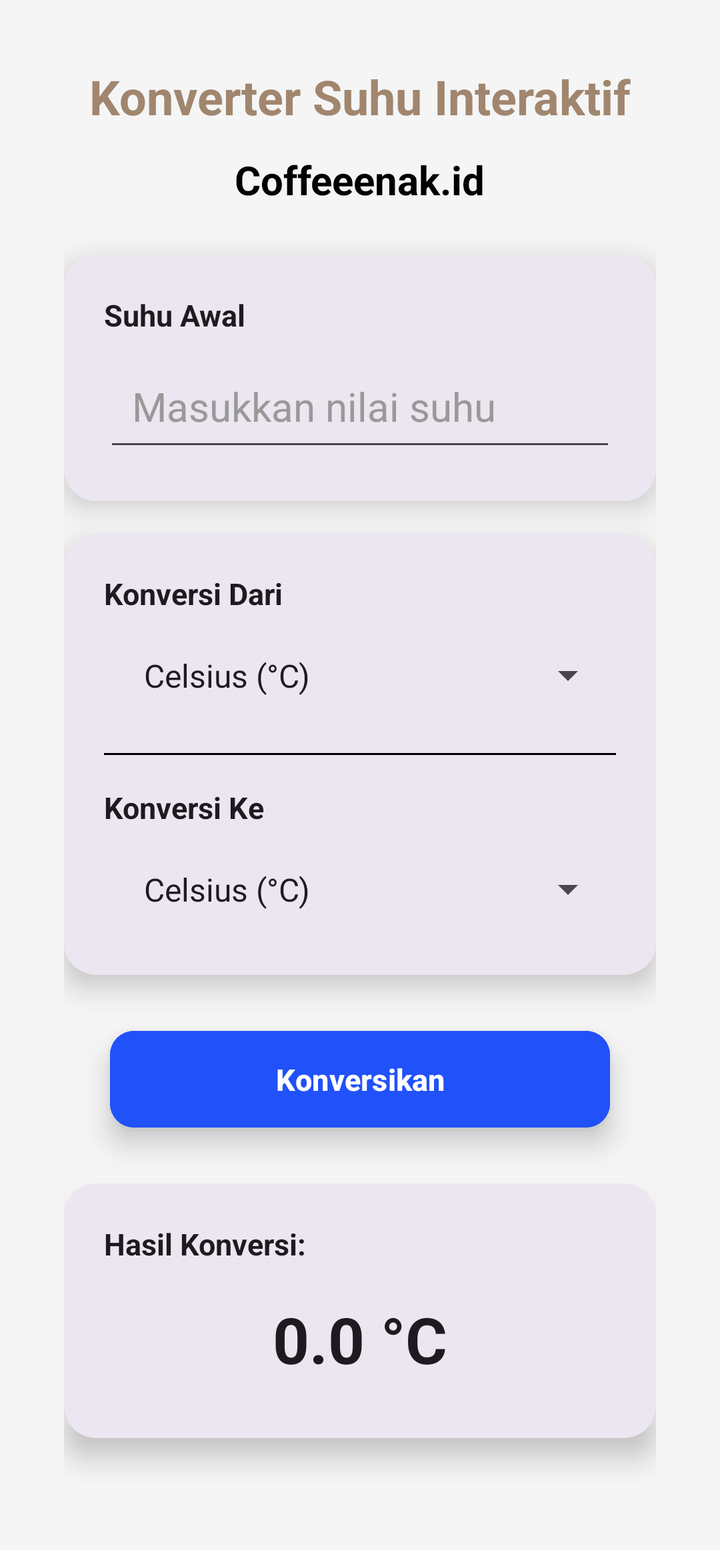
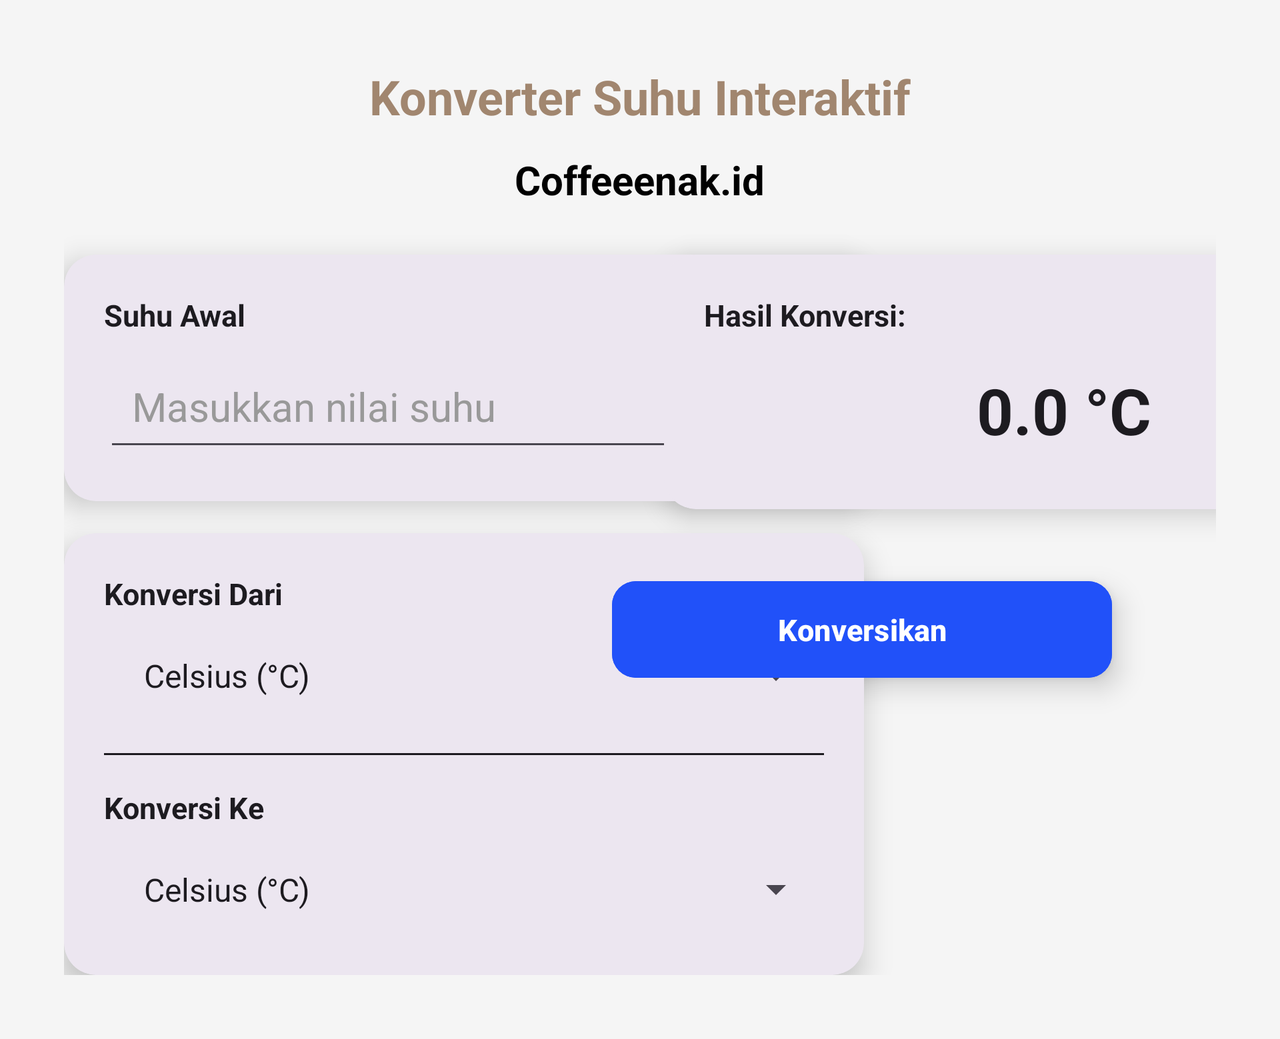

Two renders of one Android screen. The first uses the default layout on a phone; the second uses the alternative layout the repository ships for a different screen configuration, on a matching device. The two XML files are below.
<!-- AndroidManifest.xml: application theme Theme.AplikasiPertama -->
<!-- res/layout/activity_temperatur.xml -->
<?xml version="1.0" encoding="utf-8"?>
<ScrollView
    xmlns:android="http://schemas.android.com/apk/res/android"
    xmlns:app="http://schemas.android.com/apk/res-auto"
    xmlns:tools="http://schemas.android.com/tools"
    android:layout_width="match_parent"
    android:layout_height="match_parent"
    android:padding="16dp"
    android:background="@color/colorScreenBackground">

    <androidx.constraintlayout.widget.ConstraintLayout
        android:id="@+id/main"
        android:layout_width="match_parent"
        android:layout_height="wrap_content"
        android:padding="16dp"
        tools:context=".Temperatur">

        
        <TextView
            android:id="@+id/judul"
            android:layout_width="0dp"
            android:layout_height="wrap_content"
            android:text="Konverter Suhu Interaktif"
            android:textSize="24sp"
            android:textStyle="bold"
            android:textColor="#A1866F"
            android:gravity="center"
            android:paddingBottom="8dp"
            android:layout_marginBottom="16dp"
            app:layout_constraintTop_toTopOf="parent"
            app:layout_constraintStart_toStartOf="parent"
            app:layout_constraintEnd_toEndOf="parent" />

        
        <TextView
            android:id="@+id/kopienak"
            android:layout_width="wrap_content"
            android:layout_height="wrap_content"
            android:text="Coffeeenak.id"
            android:textColor="@color/colorPrimaryText"
            android:textSize="20sp"
            android:textStyle="bold"
            app:layout_constraintTop_toBottomOf="@id/judul"
            app:layout_constraintStart_toStartOf="parent"
            app:layout_constraintEnd_toEndOf="parent"
            android:layout_gravity="center"
            android:layout_marginTop="4dp" />

        
        <androidx.cardview.widget.CardView
            android:id="@+id/card_input"
            android:layout_width="0dp"
            android:layout_height="wrap_content"
            android:layout_marginTop="24dp"
            app:cardCornerRadius="16dp"
            app:cardElevation="8dp"
            app:cardBackgroundColor="?attr/colorSurfaceContainerHigh"
            app:layout_constraintTop_toBottomOf="@id/kopienak"
            app:layout_constraintStart_toStartOf="parent"
            app:layout_constraintEnd_toEndOf="parent">

            <LinearLayout
                android:layout_width="match_parent"
                android:layout_height="wrap_content"
                android:orientation="vertical"
                android:padding="20dp"
                app:tint="?attr/colorOnSurface">

                <TextView
                    android:layout_width="match_parent"
                    android:layout_height="wrap_content"
                    android:text="Suhu Awal"
                    android:textSize="15sp"
                    android:textStyle="bold"
                    android:textColor="?attr/colorOnSurface"
                    android:layout_marginBottom="8dp"/>

                <EditText
                    android:id="@+id/et_input_temp"
                    android:layout_width="match_parent"
                    android:layout_height="wrap_content"
                    android:hint="Masukkan nilai suhu"
                    android:inputType="numberDecimal|numberSigned"
                    android:padding="14dp"
                    android:textColorHint="@color/colorHint"
                    android:textSize="20sp"
                    app:tint="?attr/colorOnSurface"
                    tools:ignore="Autofill" />
            </LinearLayout>
        </androidx.cardview.widget.CardView>


        
        <androidx.cardview.widget.CardView
            android:id="@+id/card_spinner"
            android:layout_width="0dp"
            android:layout_height="wrap_content"
            android:layout_marginTop="16dp"
            app:cardCornerRadius="16dp"
            app:cardBackgroundColor="?attr/colorSurfaceContainerHigh"
            app:cardElevation="8dp"
            app:layout_constraintTop_toBottomOf="@id/card_input"
            app:layout_constraintStart_toStartOf="parent"
            app:layout_constraintEnd_toEndOf="parent">

            <LinearLayout
                android:layout_width="match_parent"
                android:layout_height="wrap_content"
                android:orientation="vertical"
                android:padding="20dp"
                app:tint="?attr/colorOnSurface">

                
                <TextView
                    android:id="@+id/tv_label_source"
                    android:layout_width="match_parent"
                    android:layout_height="wrap_content"
                    android:text="Konversi Dari"
                    android:textSize="15sp"
                    android:textStyle="bold"
                    android:textColor="?attr/colorOnSurface"
                    android:layout_marginBottom="8dp"/>

                <Spinner
                    android:id="@+id/spinner_source"
                    android:layout_width="match_parent"
                    android:layout_height="wrap_content"
                    android:entries="@array/temperature_units"
                    android:padding="12dp"
                    app:tint="?attr/colorSurfaceContainerHigh"
                    android:spinnerMode="dropdown"/>

                <View
                    android:layout_width="match_parent"
                    android:layout_height="1dp"
                    android:background="@color/black"
                    android:layout_marginTop="16dp"
                    android:layout_marginBottom="16dp"/>

                
                <TextView
                    android:id="@+id/tv_label_target"
                    android:layout_width="match_parent"
                    android:layout_height="wrap_content"
                    android:text="Konversi Ke"
                    android:textSize="15sp"
                    android:textStyle="bold"
                    android:textColor="?attr/colorOnSurface"
                    android:layout_marginBottom="8dp"/>

                <Spinner
                    android:id="@+id/spinner_target"
                    android:layout_width="match_parent"
                    android:layout_height="wrap_content"
                    android:entries="@array/temperature_units"
                    android:padding="12dp"
                    app:tint="?attr/colorSurfaceContainerHigh"
                    android:spinnerMode="dropdown"/>

            </LinearLayout>
        </androidx.cardview.widget.CardView>

        
        <Button
            android:id="@+id/btn_convert"
            android:layout_width="250dp"
            android:layout_height="wrap_content"
            android:text="Konversikan"
            android:paddingTop="14dp"
            android:paddingBottom="14dp"
            android:textSize="15sp"
            android:textStyle="bold"
            android:textColor="@color/white"
            android:backgroundTint="@color/colorButtonBackground"
            android:elevation="8dp"
            android:translationZ="8dp"
            android:layout_marginTop="24dp"
            app:cornerRadius="12dp"
            app:layout_constraintTop_toBottomOf="@id/card_spinner"
            app:layout_constraintStart_toStartOf="parent"
            app:layout_constraintEnd_toEndOf="parent" />

        
        <androidx.cardview.widget.CardView
            android:id="@+id/card_output"
            android:layout_width="0dp"
            android:layout_height="wrap_content"
            android:layout_marginTop="24dp"
            app:cardCornerRadius="16dp"
            app:cardElevation="8dp"
            app:layout_constraintTop_toBottomOf="@id/btn_convert"
            app:layout_constraintStart_toStartOf="parent"
            app:layout_constraintEnd_toEndOf="parent"
            app:cardBackgroundColor="?attr/colorSurfaceContainerHigh"
            app:layout_constraintBottom_toBottomOf="parent"
            android:layout_marginBottom="24dp">

            <LinearLayout
                android:layout_width="match_parent"
                android:layout_height="wrap_content"
                android:orientation="vertical"
                android:padding="20dp"
                app:tint="?attr/colorOnSurface">

                <TextView
                    android:layout_width="match_parent"
                    android:layout_height="wrap_content"
                    android:text="Hasil Konversi:"
                    android:textSize="15sp"
                    android:textStyle="bold"
                    android:textColor="?attr/colorOnSurface"
                    android:layout_marginBottom="8dp"/>

                <TextView
                    android:id="@+id/tv_output_result"
                    android:layout_width="match_parent"
                    android:layout_height="wrap_content"
                    android:text="0.0 °C"
                    android:textSize="32sp"
                    android:textStyle="bold"
                    android:textColor="?attr/colorOnSurface"
                    android:gravity="center"
                    android:paddingTop="8dp"
                    android:paddingBottom="8dp"/>
            </LinearLayout>
        </androidx.cardview.widget.CardView>

    </androidx.constraintlayout.widget.ConstraintLayout>

</ScrollView>
<!-- resources referenced by this layout -->
<resources>
  <string-array name="temperature_units">
          <item>Celsius (°C)</item>
          <item>Fahrenheit (°F)</item>
          <item>Kelvin (K)</item>
      </string-array>
  <color name="black">#FF000000</color>
  <color name="colorButtonBackground">#2151f9</color>
  <color name="colorHint">#999999</color>
  <color name="colorPrimaryText">#000000</color>
  <color name="colorScreenBackground">#F5F5F5</color>
  <color name="white">#FFFFFFFF</color>
  <style name="Theme.AplikasiPertama" parent="Base.Theme.AplikasiPertama" />
  <style name="Base.Theme.AplikasiPertama" parent="Theme.Material3.DayNight.NoActionBar">
          <item name="android:statusBarColor">?android:attr/colorBackground</item>
      </style>
</resources>
<!-- res/layout-land/activity_temperatur.xml (the repository's variant of the layout above) -->
<!-- drawn on the phone turned sideways -->
<?xml version="1.0" encoding="utf-8"?>
<ScrollView
    xmlns:android="http://schemas.android.com/apk/res/android"
    xmlns:app="http://schemas.android.com/apk/res-auto"
    xmlns:tools="http://schemas.android.com/tools"
    android:layout_width="match_parent"
    android:layout_height="match_parent"
    android:padding="16dp"
    android:background="@color/colorScreenBackground">

    <androidx.constraintlayout.widget.ConstraintLayout
        android:id="@+id/main"
        android:layout_width="match_parent"
        android:layout_height="wrap_content"
        android:padding="16dp"
        tools:context=".Temperatur">

        
        <TextView
            android:id="@+id/judul"
            android:layout_width="0dp"
            android:layout_height="wrap_content"
            android:text="Konverter Suhu Interaktif"
            android:textSize="24sp"
            android:textStyle="bold"
            android:textColor="#A1866F"
            android:gravity="center"
            android:paddingBottom="8dp"
            android:layout_marginBottom="16dp"
            app:layout_constraintTop_toTopOf="parent"
            app:layout_constraintStart_toStartOf="parent"
            app:layout_constraintEnd_toEndOf="parent" />

        
        <TextView
            android:id="@+id/kopienak"
            android:layout_width="wrap_content"
            android:layout_height="wrap_content"
            android:text="Coffeeenak.id"
            android:textColor="@color/colorPrimaryText"
            android:textSize="20sp"
            android:textStyle="bold"
            app:layout_constraintTop_toBottomOf="@id/judul"
            app:layout_constraintStart_toStartOf="parent"
            app:layout_constraintEnd_toEndOf="parent"
            android:layout_gravity="center"
            android:layout_marginTop="4dp" />

        
        <androidx.cardview.widget.CardView
            android:id="@+id/card_input"
            android:layout_width="400dp"
            android:layout_height="wrap_content"
            android:layout_marginTop="24dp"
            app:cardCornerRadius="16dp"
            app:cardElevation="8dp"
            app:cardBackgroundColor="?attr/colorSurfaceContainerHigh"
            app:layout_constraintTop_toBottomOf="@id/kopienak"
            app:layout_constraintStart_toStartOf="parent">

            <LinearLayout
                android:layout_width="match_parent"
                android:layout_height="wrap_content"
                android:orientation="vertical"
                android:padding="20dp"
                app:tint="?attr/colorOnSurface">

                <TextView
                    android:layout_width="match_parent"
                    android:layout_height="wrap_content"
                    android:text="Suhu Awal"
                    android:textSize="15sp"
                    android:textStyle="bold"
                    android:textColor="?attr/colorOnSurface"
                    android:layout_marginBottom="8dp"/>

                <EditText
                    android:id="@+id/et_input_temp"
                    android:layout_width="match_parent"
                    android:layout_height="wrap_content"
                    android:hint="Masukkan nilai suhu"
                    android:inputType="numberDecimal|numberSigned"
                    android:padding="14dp"
                    android:textColorHint="@color/colorHint"
                    android:textSize="20sp"
                    app:tint="?attr/colorOnSurface"
                    tools:ignore="Autofill" />
            </LinearLayout>
        </androidx.cardview.widget.CardView>


        
        <androidx.cardview.widget.CardView
            android:id="@+id/card_spinner"
            android:layout_width="400dp"
            android:layout_height="wrap_content"
            android:layout_marginTop="16dp"
            app:cardCornerRadius="16dp"
            app:cardBackgroundColor="?attr/colorSurfaceContainerHigh"
            app:cardElevation="8dp"
            app:layout_constraintTop_toBottomOf="@id/card_input"
            app:layout_constraintStart_toStartOf="parent">

            <LinearLayout
                android:layout_width="match_parent"
                android:layout_height="wrap_content"
                android:orientation="vertical"
                android:padding="20dp"
                app:tint="?attr/colorOnSurface">

                
                <TextView
                    android:id="@+id/tv_label_source"
                    android:layout_width="match_parent"
                    android:layout_height="wrap_content"
                    android:text="Konversi Dari"
                    android:textSize="15sp"
                    android:textStyle="bold"
                    android:textColor="?attr/colorOnSurface"
                    android:layout_marginBottom="8dp"/>

                <Spinner
                    android:id="@+id/spinner_source"
                    android:layout_width="match_parent"
                    android:layout_height="wrap_content"
                    android:entries="@array/temperature_units"
                    android:padding="12dp"
                    app:tint="?attr/colorSurfaceContainerHigh"
                    android:spinnerMode="dropdown"/>

                <View
                    android:layout_width="match_parent"
                    android:layout_height="1dp"
                    android:background="?attr/colorOnSurface"
                    android:layout_marginTop="16dp"
                    android:layout_marginBottom="16dp"/>

                
                <TextView
                    android:id="@+id/tv_label_target"
                    android:layout_width="match_parent"
                    android:layout_height="wrap_content"
                    android:text="Konversi Ke"
                    android:textSize="15sp"
                    android:textStyle="bold"
                    android:textColor="?attr/colorOnSurface"
                    android:layout_marginBottom="8dp"/>

                <Spinner
                    android:id="@+id/spinner_target"
                    android:layout_width="match_parent"
                    android:layout_height="wrap_content"
                    android:entries="@array/temperature_units"
                    android:padding="12dp"
                    app:tint="?attr/colorSurfaceContainerHigh"
                    android:spinnerMode="dropdown"/>

            </LinearLayout>
        </androidx.cardview.widget.CardView>

        


        

        <Button
            android:id="@+id/btn_convert"
            android:layout_width="250dp"
            android:layout_height="wrap_content"
            android:layout_marginTop="32dp"
            android:backgroundTint="@color/colorButtonBackground"
            android:elevation="8dp"
            android:paddingTop="14dp"
            android:paddingBottom="14dp"
            android:text="Konversikan"
            android:textColor="@color/white"
            android:textSize="15sp"
            android:textStyle="bold"
            android:translationZ="8dp"
            app:cornerRadius="12dp"
            app:layout_constraintEnd_toEndOf="parent"
            app:layout_constraintHorizontal_bias="0.84"
            app:layout_constraintStart_toStartOf="parent"
            app:layout_constraintTop_toBottomOf="@id/card_output" />

        <androidx.cardview.widget.CardView
            android:id="@+id/card_output"
            android:layout_width="400dp"
            android:layout_height="wrap_content"
            android:layout_marginStart="24dp"
            app:cardCornerRadius="16dp"
            app:cardElevation="8dp"
            app:cardBackgroundColor="?attr/colorSurfaceContainerHigh"
            app:layout_constraintTop_toTopOf="@id/card_input"
            app:layout_constraintStart_toEndOf="@id/card_input"
            app:layout_constraintEnd_toEndOf="parent">

            <LinearLayout
                android:layout_width="match_parent"
                android:layout_height="wrap_content"
                android:orientation="vertical"
                android:padding="20dp">

                <TextView
                    android:layout_width="match_parent"
                    android:layout_height="wrap_content"
                    android:text="Hasil Konversi:"
                    android:textSize="15sp"
                    android:textStyle="bold"
                    android:textColor="?attr/colorOnSurface"
                    android:layout_marginBottom="8dp"/>

                <TextView
                    android:id="@+id/tv_output_result"
                    android:layout_width="match_parent"
                    android:layout_height="wrap_content"
                    android:text="0.0 °C"
                    android:textSize="32sp"
                    android:textStyle="bold"
                    android:textColor="?attr/colorOnSurface"
                    android:gravity="center"
                    android:paddingTop="8dp"
                    android:paddingBottom="8dp"/>
            </LinearLayout>
        </androidx.cardview.widget.CardView>
    </androidx.constraintlayout.widget.ConstraintLayout>
</ScrollView>
<!-- resources referenced by the variant -->
<!-- as the phone turned sideways resolves them -->
<resources>
  <string-array name="temperature_units">
          <item>Celsius (°C)</item>
          <item>Fahrenheit (°F)</item>
          <item>Kelvin (K)</item>
      </string-array>
  <color name="colorButtonBackground">#2151f9</color>
  <color name="colorHint">#999999</color>
  <color name="colorPrimaryText">#000000</color>
  <color name="colorScreenBackground">#F5F5F5</color>
  <color name="white">#FFFFFFFF</color>
  <style name="Theme.AplikasiPertama" parent="Base.Theme.AplikasiPertama" />
  <style name="Base.Theme.AplikasiPertama" parent="Theme.Material3.DayNight.NoActionBar">
          <item name="android:statusBarColor">?android:attr/colorBackground</item>
      </style>
</resources>
